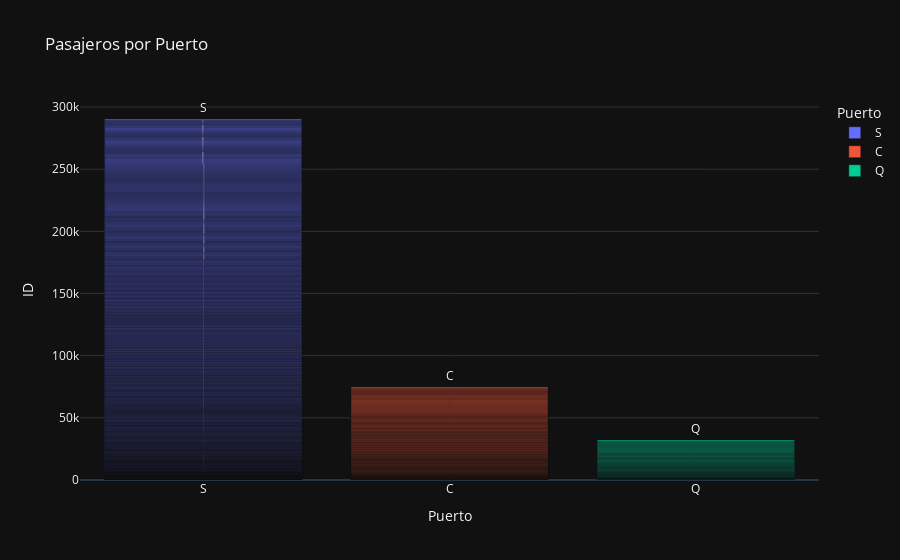

The notebook cell saved with this chart:
### Markdown cell above
Pasajeros por puerto

### Code cell
fig = px.bar(df, x="Embarked", y="PassengerId", color="Embarked",labels={"PassengerId": "ID", "Embarked": "Puerto"},
             text="Embarked", title="Pasajeros por Puerto", template="plotly_dark")
fig.show()

### Figure 1 — Plotly figure (JSON) as saved in the notebook; plotly's stock layout.template omitted (floating-point values rounded to 4 significant figures; data arrays with more than 128 entries replaced by an {"elided": "..."} marker saying what was removed)
{"data": [{"alignmentgroup": "True", "hovertemplate": "Puerto=%{text}<br>ID=%{y}<extra></extra>", "legendgroup": "S", "marker": {"color": "#636efa", "pattern": {"shape": ""}}, "name": "S", "offsetgroup": "S", "orientation": "v", "showlegend": true, "text": {"elided": "646 str values"}, "textposition": "auto", "type": "bar", "x": {"elided": "646 str values"}, "xaxis": "x", "y": {"elided": "646 int values"}, "yaxis": "y"}, {"alignmentgroup": "True", "hovertemplate": "Puerto=%{text}<br>ID=%{y}<extra></extra>", "legendgroup": "C", "marker": {"color": "#EF553B", "pattern": {"shape": ""}}, "name": "C", "offsetgroup": "C", "orientation": "v", "showlegend": true, "text": {"elided": "168 str values"}, "textposition": "auto", "type": "bar", "x": {"elided": "168 str values"}, "xaxis": "x", "y": {"elided": "168 int values"}, "yaxis": "y"}, {"alignmentgroup": "True", "hovertemplate": "Puerto=%{text}<br>ID=%{y}<extra></extra>", "legendgroup": "Q", "marker": {"color": "#00cc96", "pattern": {"shape": ""}}, "name": "Q", "offsetgroup": "Q", "orientation": "v", "showlegend": true, "text": ["Q", "Q", "Q", "Q", "Q", "Q", "Q", "Q", "Q", "Q", "Q", "Q", "Q", "Q", "Q", "Q", "Q", "Q", "Q", "Q", "Q", "Q", "Q", "Q", "Q", "Q", "Q", "Q", "Q", "Q", "Q", "Q", "Q", "Q", "Q", "Q", "Q", "Q", "Q", "Q", "Q", "Q", "Q", "Q", "Q", "Q", "Q", "Q", "Q", "Q", "Q", "Q", "Q", "Q", "Q", "Q", "Q", "Q", "Q", "Q", "Q", "Q", "Q", "Q", "Q", "Q", "Q", "Q", "Q", "Q", "Q", "Q", "Q", "Q", "Q", "Q", "Q"], "textposition": "auto", "type": "bar", "x": ["Q", "Q", "Q", "Q", "Q", "Q", "Q", "Q", "Q", "Q", "Q", "Q", "Q", "Q", "Q", "Q", "Q", "Q", "Q", "Q", "Q", "Q", "Q", "Q", "Q", "Q", "Q", "Q", "Q", "Q", "Q", "Q", "Q", "Q", "Q", "Q", "Q", "Q", "Q", "Q", "Q", "Q", "Q", "Q", "Q", "Q", "Q", "Q", "Q", "Q", "Q", "Q", "Q", "Q", "Q", "Q", "Q", "Q", "Q", "Q", "Q", "Q", "Q", "Q", "Q", "Q", "Q", "Q", "Q", "Q", "Q", "Q", "Q", "Q", "Q", "Q", "Q"], "xaxis": "x", "y": [6, 17, 23, 29, 33, 45, 47, 48, 83, 110, 117, 127, 144, 157, 172, 187, 189, 197, 199, 209, 215, 242, 246, 261, 265, 275, 279, 281, 290, 301, 302, 304, 323, 331, 359, 360, 365, 369, 389, 412, 413, 422, 429, 460, 469, 502, 503, 511, 518, 526, 553, 561, 574, 594, 613, 614, 627, 630, 654, 655, 658, 681, 698, 704, 719, 728, 750, 768, 769, 777, 779, 788, 791, 826, 829, 886, 891], "yaxis": "y"}], "layout": {"barmode": "relative", "legend": {"title": {"text": "Puerto"}, "tracegroupgap": 0}, "title": {"text": "Pasajeros por Puerto"}, "xaxis": {"anchor": "y", "categoryarray": ["S", "C", "Q"], "categoryorder": "array", "domain": [0, 1], "title": {"text": "Puerto"}}, "yaxis": {"anchor": "x", "domain": [0, 1], "title": {"text": "ID"}}}}
